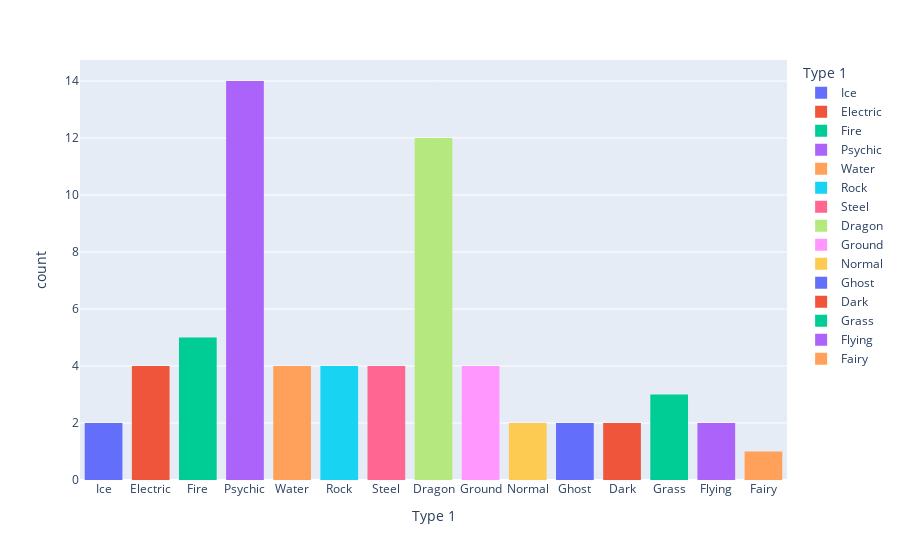

Notebook source saved alongside this figure:
### Code cell
fig = px.histogram(Legendary, x="Type 1", color='Type 1', nbins=10)
fig.show()

### Figure 1 — Plotly figure (JSON) as saved in the notebook; plotly's stock layout.template omitted (floating-point values rounded to 4 significant figures)
{"data": [{"alignmentgroup": "True", "bingroup": "x", "hovertemplate": "Type 1=%{x}<br>count=%{y}<extra></extra>", "legendgroup": "Ice", "marker": {"color": "#636efa"}, "name": "Ice", "nbinsx": 10, "offsetgroup": "Ice", "orientation": "v", "showlegend": true, "type": "histogram", "x": ["Ice", "Ice"], "xaxis": "x", "yaxis": "y"}, {"alignmentgroup": "True", "bingroup": "x", "hovertemplate": "Type 1=%{x}<br>count=%{y}<extra></extra>", "legendgroup": "Electric", "marker": {"color": "#EF553B"}, "name": "Electric", "nbinsx": 10, "offsetgroup": "Electric", "orientation": "v", "showlegend": true, "type": "histogram", "x": ["Electric", "Electric", "Electric", "Electric"], "xaxis": "x", "yaxis": "y"}, {"alignmentgroup": "True", "bingroup": "x", "hovertemplate": "Type 1=%{x}<br>count=%{y}<extra></extra>", "legendgroup": "Fire", "marker": {"color": "#00cc96"}, "name": "Fire", "nbinsx": 10, "offsetgroup": "Fire", "orientation": "v", "showlegend": true, "type": "histogram", "x": ["Fire", "Fire", "Fire", "Fire", "Fire"], "xaxis": "x", "yaxis": "y"}, {"alignmentgroup": "True", "bingroup": "x", "hovertemplate": "Type 1=%{x}<br>count=%{y}<extra></extra>", "legendgroup": "Psychic", "marker": {"color": "#ab63fa"}, "name": "Psychic", "nbinsx": 10, "offsetgroup": "Psychic", "orientation": "v", "showlegend": true, "type": "histogram", "x": ["Psychic", "Psychic", "Psychic", "Psychic", "Psychic", "Psychic", "Psychic", "Psychic", "Psychic", "Psychic", "Psychic", "Psychic", "Psychic", "Psychic"], "xaxis": "x", "yaxis": "y"}, {"alignmentgroup": "True", "bingroup": "x", "hovertemplate": "Type 1=%{x}<br>count=%{y}<extra></extra>", "legendgroup": "Water", "marker": {"color": "#FFA15A"}, "name": "Water", "nbinsx": 10, "offsetgroup": "Water", "orientation": "v", "showlegend": true, "type": "histogram", "x": ["Water", "Water", "Water", "Water"], "xaxis": "x", "yaxis": "y"}, {"alignmentgroup": "True", "bingroup": "x", "hovertemplate": "Type 1=%{x}<br>count=%{y}<extra></extra>", "legendgroup": "Rock", "marker": {"color": "#19d3f3"}, "name": "Rock", "nbinsx": 10, "offsetgroup": "Rock", "orientation": "v", "showlegend": true, "type": "histogram", "x": ["Rock", "Rock", "Rock", "Rock"], "xaxis": "x", "yaxis": "y"}, {"alignmentgroup": "True", "bingroup": "x", "hovertemplate": "Type 1=%{x}<br>count=%{y}<extra></extra>", "legendgroup": "Steel", "marker": {"color": "#FF6692"}, "name": "Steel", "nbinsx": 10, "offsetgroup": "Steel", "orientation": "v", "showlegend": true, "type": "histogram", "x": ["Steel", "Steel", "Steel", "Steel"], "xaxis": "x", "yaxis": "y"}, {"alignmentgroup": "True", "bingroup": "x", "hovertemplate": "Type 1=%{x}<br>count=%{y}<extra></extra>", "legendgroup": "Dragon", "marker": {"color": "#B6E880"}, "name": "Dragon", "nbinsx": 10, "offsetgroup": "Dragon", "orientation": "v", "showlegend": true, "type": "histogram", "x": ["Dragon", "Dragon", "Dragon", "Dragon", "Dragon", "Dragon", "Dragon", "Dragon", "Dragon", "Dragon", "Dragon", "Dragon"], "xaxis": "x", "yaxis": "y"}, {"alignmentgroup": "True", "bingroup": "x", "hovertemplate": "Type 1=%{x}<br>count=%{y}<extra></extra>", "legendgroup": "Ground", "marker": {"color": "#FF97FF"}, "name": "Ground", "nbinsx": 10, "offsetgroup": "Ground", "orientation": "v", "showlegend": true, "type": "histogram", "x": ["Ground", "Ground", "Ground", "Ground"], "xaxis": "x", "yaxis": "y"}, {"alignmentgroup": "True", "bingroup": "x", "hovertemplate": "Type 1=%{x}<br>count=%{y}<extra></extra>", "legendgroup": "Normal", "marker": {"color": "#FECB52"}, "name": "Normal", "nbinsx": 10, "offsetgroup": "Normal", "orientation": "v", "showlegend": true, "type": "histogram", "x": ["Normal", "Normal"], "xaxis": "x", "yaxis": "y"}, {"alignmentgroup": "True", "bingroup": "x", "hovertemplate": "Type 1=%{x}<br>count=%{y}<extra></extra>", "legendgroup": "Ghost", "marker": {"color": "#636efa"}, "name": "Ghost", "nbinsx": 10, "offsetgroup": "Ghost", "orientation": "v", "showlegend": true, "type": "histogram", "x": ["Ghost", "Ghost"], "xaxis": "x", "yaxis": "y"}, {"alignmentgroup": "True", "bingroup": "x", "hovertemplate": "Type 1=%{x}<br>count=%{y}<extra></extra>", "legendgroup": "Dark", "marker": {"color": "#EF553B"}, "name": "Dark", "nbinsx": 10, "offsetgroup": "Dark", "orientation": "v", "showlegend": true, "type": "histogram", "x": ["Dark", "Dark"], "xaxis": "x", "yaxis": "y"}, {"alignmentgroup": "True", "bingroup": "x", "hovertemplate": "Type 1=%{x}<br>count=%{y}<extra></extra>", "legendgroup": "Grass", "marker": {"color": "#00cc96"}, "name": "Grass", "nbinsx": 10, "offsetgroup": "Grass", "orientation": "v", "showlegend": true, "type": "histogram", "x": ["Grass", "Grass", "Grass"], "xaxis": "x", "yaxis": "y"}, {"alignmentgroup": "True", "bingroup": "x", "hovertemplate": "Type 1=%{x}<br>count=%{y}<extra></extra>", "legendgroup": "Flying", "marker": {"color": "#ab63fa"}, "name": "Flying", "nbinsx": 10, "offsetgroup": "Flying", "orientation": "v", "showlegend": true, "type": "histogram", "x": ["Flying", "Flying"], "xaxis": "x", "yaxis": "y"}, {"alignmentgroup": "True", "bingroup": "x", "hovertemplate": "Type 1=%{x}<br>count=%{y}<extra></extra>", "legendgroup": "Fairy", "marker": {"color": "#FFA15A"}, "name": "Fairy", "nbinsx": 10, "offsetgroup": "Fairy", "orientation": "v", "showlegend": true, "type": "histogram", "x": ["Fairy"], "xaxis": "x", "yaxis": "y"}], "layout": {"barmode": "relative", "legend": {"title": {"text": "Type 1"}, "tracegroupgap": 0}, "margin": {"t": 60}, "xaxis": {"anchor": "y", "categoryarray": ["Ice", "Electric", "Fire", "Psychic", "Water", "Rock", "Steel", "Dragon", "Ground", "Normal", "Ghost", "Dark", "Grass", "Flying", "Fairy"], "categoryorder": "array", "domain": [0, 1], "title": {"text": "Type 1"}}, "yaxis": {"anchor": "x", "domain": [0, 1], "title": {"text": "count"}}}}
